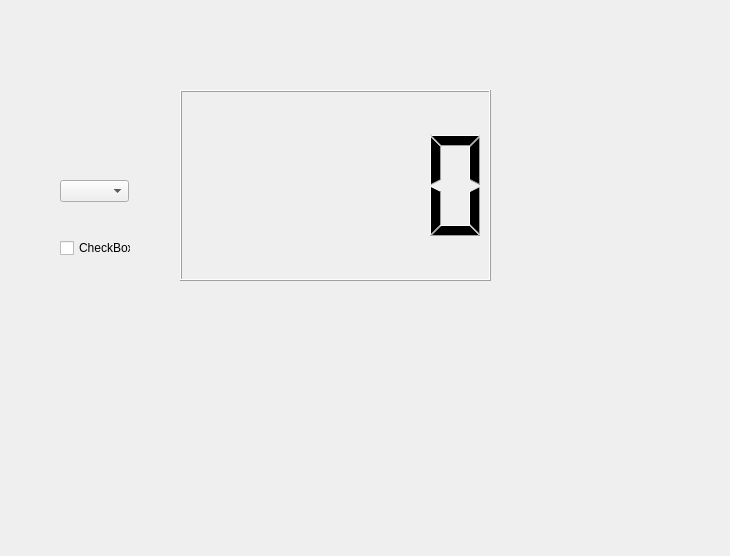
<?xml version="1.0" encoding="UTF-8"?>
<ui version="4.0">
 <class>MyWidget</class>
 <widget class="QWidget" name="MyWidget">
  <property name="geometry">
   <rect>
    <x>0</x>
    <y>0</y>
    <width>730</width>
    <height>556</height>
   </rect>
  </property>
  <property name="windowTitle">
   <string>MyWidget</string>
  </property>
  <widget class="QLCDNumber" name="lcdNumber">
   <property name="geometry">
    <rect>
     <x>180</x>
     <y>90</y>
     <width>311</width>
     <height>191</height>
    </rect>
   </property>
  </widget>
  <widget class="QStackedWidget" name="stackedWidget">
   <property name="geometry">
    <rect>
     <x>280</x>
     <y>390</y>
     <width>120</width>
     <height>80</height>
    </rect>
   </property>
   <property name="currentIndex">
    <number>1</number>
   </property>
   <widget class="QWidget" name="page"/>
   <widget class="QWidget" name="page_2"/>
  </widget>
  <widget class="QComboBox" name="comboBox">
   <property name="geometry">
    <rect>
     <x>60</x>
     <y>180</y>
     <width>69</width>
     <height>22</height>
    </rect>
   </property>
  </widget>
  <widget class="QCheckBox" name="checkBox">
   <property name="geometry">
    <rect>
     <x>60</x>
     <y>240</y>
     <width>71</width>
     <height>16</height>
    </rect>
   </property>
   <property name="text">
    <string>CheckBox</string>
   </property>
  </widget>
 </widget>
 <layoutdefault spacing="6" margin="11"/>
 <resources/>
 <connections/>
</ui>
